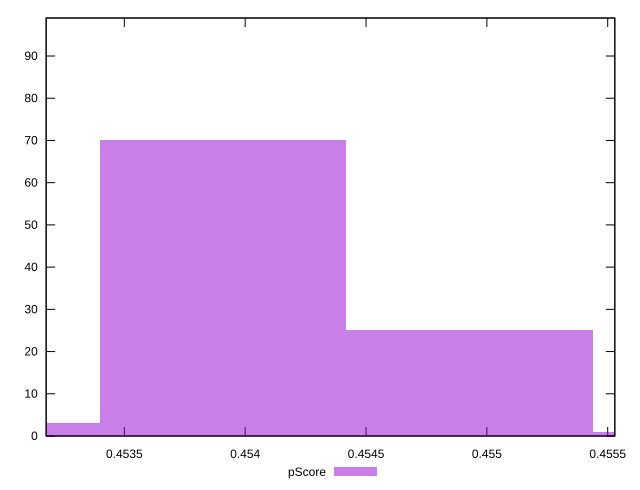

Write the gnuplot code that produced this figure.
reset

$pScore <<EOF
0.4539074317533155 70
0.455947465154454 1
0.4549274484538848 25
0.45288741505274627 3
EOF

set key outside below
set boxwidth 0.0010200167005692483
set xrange [0.4531764705882353:0.4555294117647059]
set yrange [0:99]
set trange [0:99]
set style fill transparent solid 0.5 noborder
set terminal svg size 640, 490 enhanced background rgb 'white'
set output "reports/report_00030_2021-02-24T20-42-31.540Z/uses-rel-preload/samples/card/pScore/histogram.svg"

plot $pScore title "pScore" with boxes

reset
